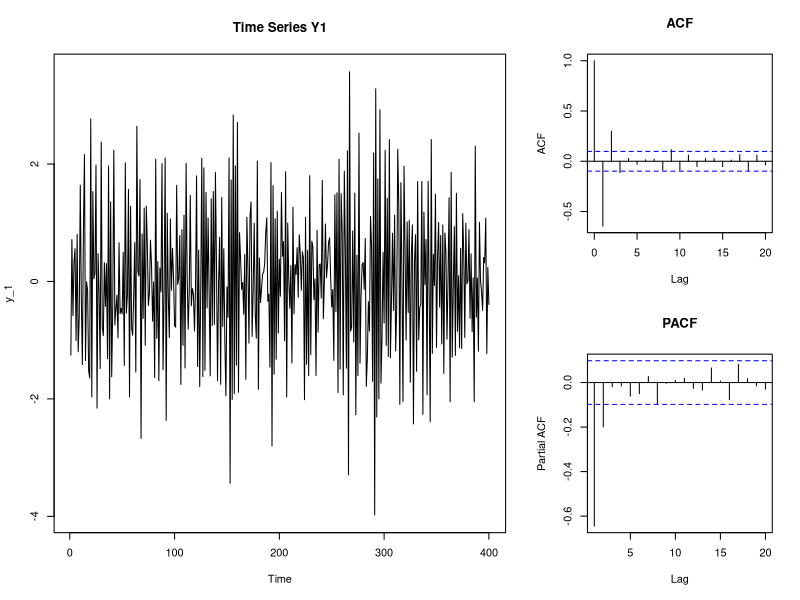
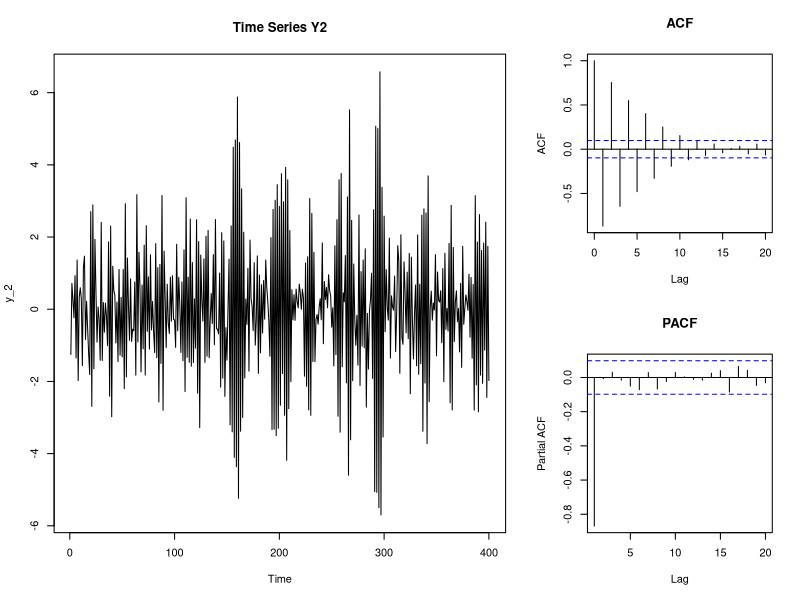
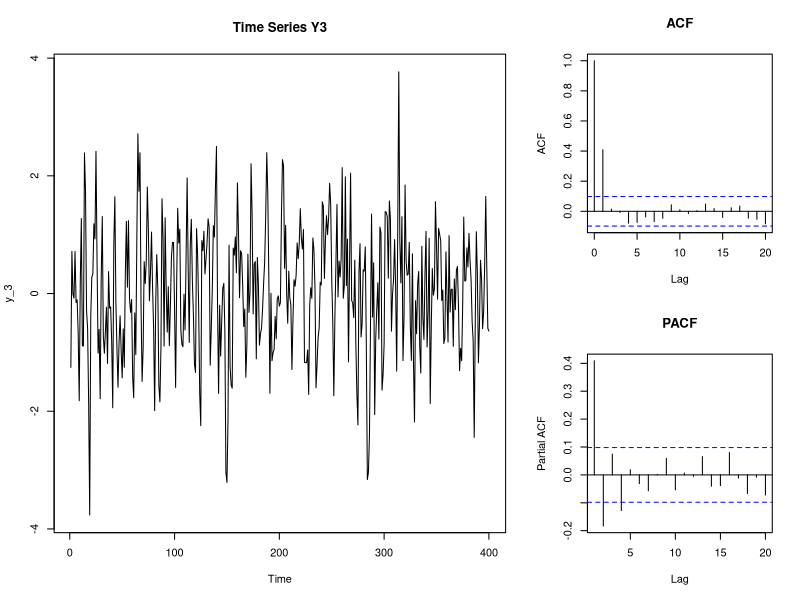
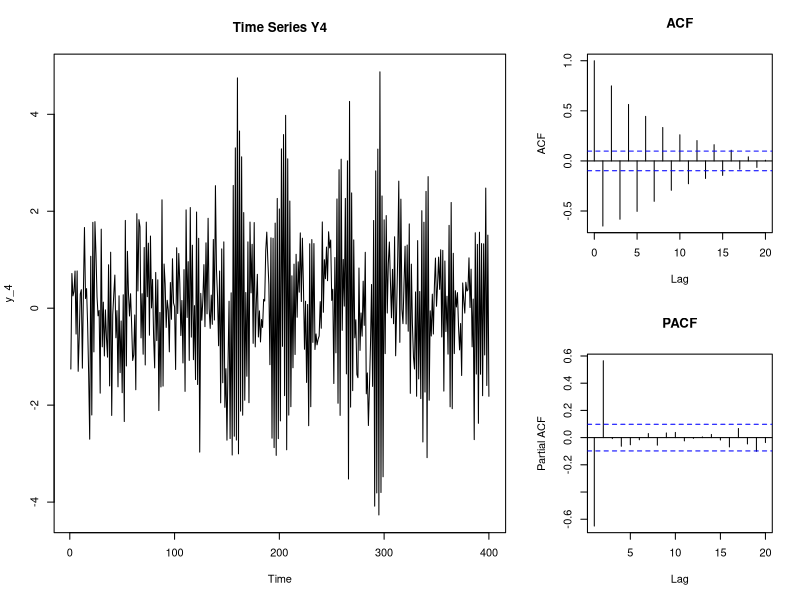
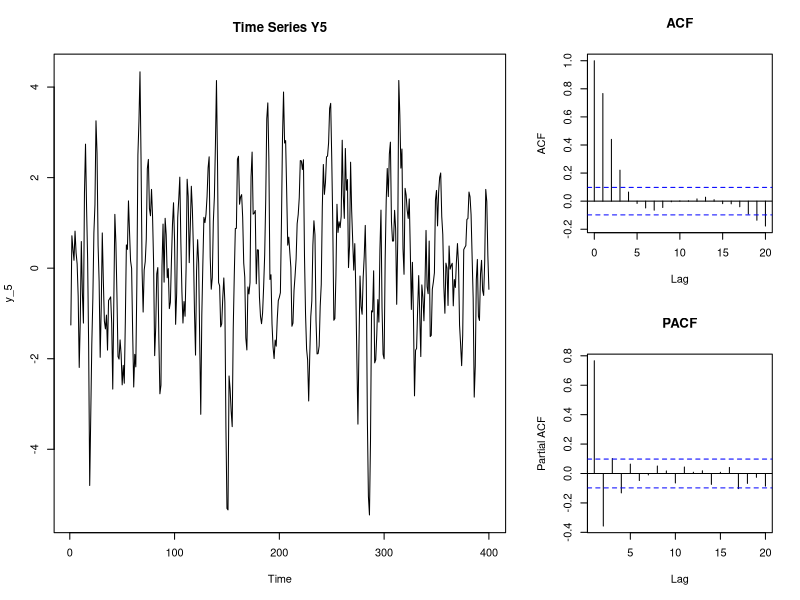
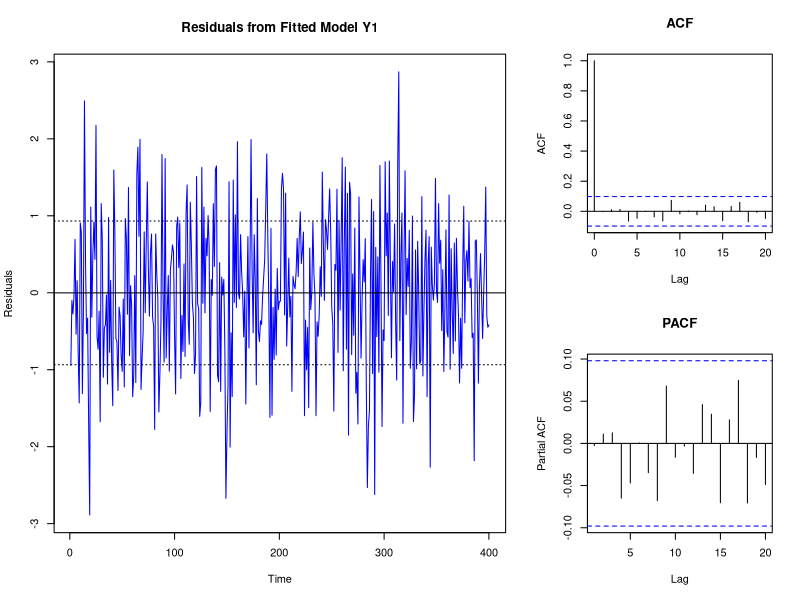
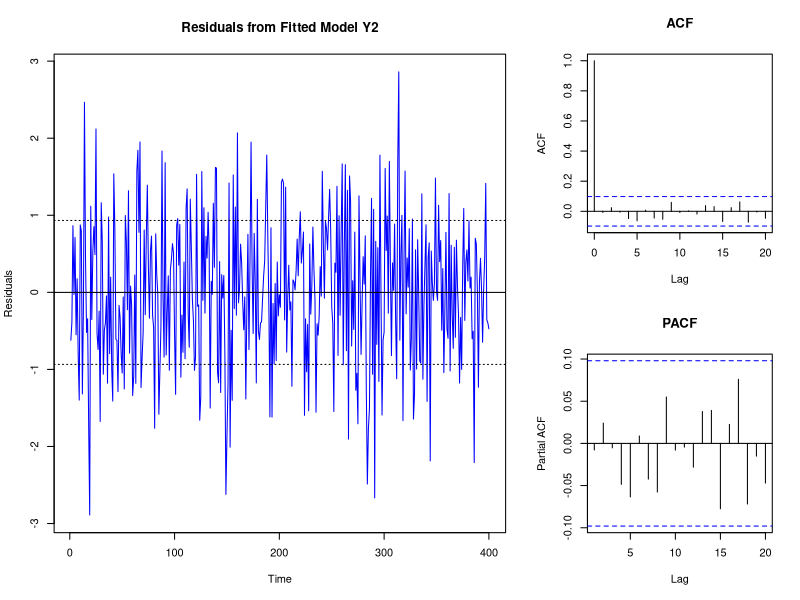
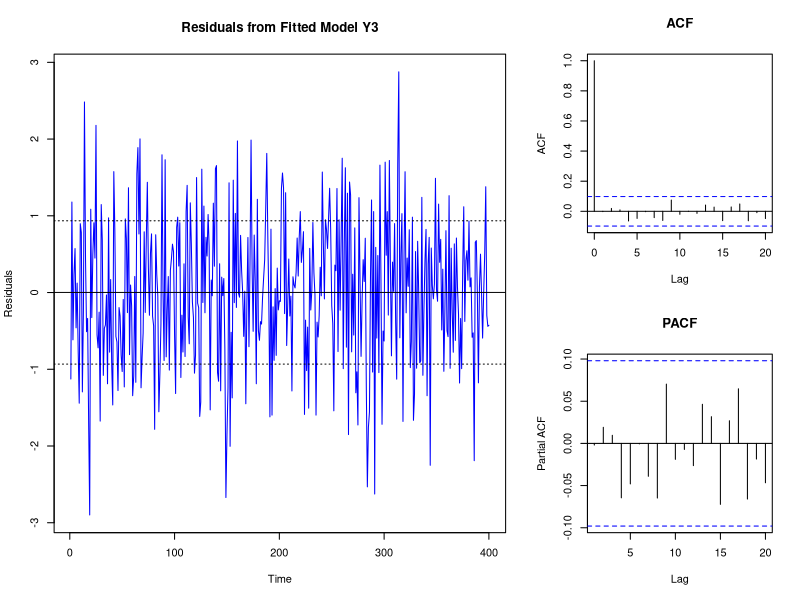

These figures' R source, in order:
# Note, please direct all questions regarding the R-code to Lucas Arnroth
# Lukas.Arnroth@statistik.uu.se room B341

# read data
dat <- read.csv("B3_HWA2.csv")


# we want 400, and leave 4 out for forecasting
datm <- dat[1:400, ] # subset 400 first rows of dat, include all columns
datf <- dat[401:404, ] # subset last 4 rows of dat, include all columns

# process 1-5
y_1 <- as.ts(datm[ , 3])
y_2 <- as.ts(datm[ , 4])
y_3 <- as.ts(datm[ , 5])
y_4 <- as.ts(datm[ , 6])
y_5 <- as.ts(datm[ , 7])

# Plots

## Y1 - ARMA(1,1)?
layout(matrix(c(1, 1, 2,
                1, 1, 3), nrow=2, byrow=TRUE)) 
ts.plot(y_1, main = "Time Series Y1") # time series plot
acf(y_1, lag.max = 20, type = "correlation", plot = T, main = "ACF") # ACF
acf(y_1, lag.max = 20, type = "partial", plot = T, main = "PACF") # PCAF
par(mfrow = c(1,1)) # set plot window to default

## Y2 - AR(1)
layout(matrix(c(1, 1, 2,
                1, 1, 3), nrow=2, byrow=TRUE)) 
ts.plot(y_2, main = "Time Series Y2") # time series plot
acf(y_2, lag.max = 20, type = "correlation", plot = T, main = "ACF") # ACF
acf(y_2, lag.max = 20, type = "partial", plot = T, main = "PACF") # PCAF
par(mfrow = c(1,1)) # set plot window to default

## Y3 - MA(2)
layout(matrix(c(1, 1, 2,
                1, 1, 3), nrow=2, byrow=TRUE)) 
ts.plot(y_3, main = "Time Series Y3") # time series plot
acf(y_3, lag.max = 20, type = "correlation", plot = T, main = "ACF") # ACF
acf(y_3, lag.max = 20, type = "partial", plot = T, main = "PACF") # PCAF
par(mfrow = c(1,1)) # set plot window to default

## Y4 - AR(2)
layout(matrix(c(1, 1, 2,
                1, 1, 3), nrow=2, byrow=TRUE)) 
ts.plot(y_4, main = "Time Series Y4") # time series plot
acf(y_4, lag.max = 20, type = "correlation", plot = T, main = "ACF") # ACF
acf(y_4, lag.max = 20, type = "partial", plot = T, main = "PACF") # PCAF
par(mfrow = c(1,1)) # set plot window to default

## Y5 - AR(1,1)?
layout(matrix(c(1, 1, 2,
                1, 1, 3), nrow=2, byrow=TRUE)) 
ts.plot(y_5, main = "Time Series Y5") # time series plot
acf(y_5, lag.max = 20, type = "correlation", plot = T, main = "ACF") # ACF
acf(y_5, lag.max = 20, type = "partial", plot = T, main = "PACF") # PCAF
par(mfrow = c(1,1)) # set plot window to default

## Estimation
E <- as.ts(datm$E)

## removing residuals from fitted model
### Y1
?arima
m1 <- arima(y_1, order = c(1, 0, 1))
summary(m1)
sigma2 <- m1$sigma2
E1 <- residuals(m1)

### Y2
?arima
m2 <- arima(y_2, order = c(1, 0 , 0))
summary(m2)
sigma2 <- m2$sigma2
E2 <- residuals(m2)

### Y3
?arima
m3 <- arima(y_3, order = c(0, 0 , 2))
summary(m3)
sigma2 <- m3$sigma2
E3 <- residuals(m3)

### Y4
?arima
m4 <- arima(y_4, order = c(2, 0 , 0))
summary(m4)
sigma2 <- m4$sigma2
E4 <- residuals(m4)

### Y5
?arima
m5 <- arima(y_5, order = c(1, 0 , 1))
summary(m5)
sigma2 <- m5$sigma2
E5 <- residuals(m5)

# Splitting plots again

## Y1
layout(matrix(c(1, 1, 2,
                1, 1, 3), nrow=2, byrow=TRUE)) 
ts.plot(E1, ylab = "Residuals", col = "blue", main = "Residuals from Fitted Model Y1")
abline(a = mean(E1), b = 0) # adds horizontal line with mean(E1) as intercept and 0 slope
abline(a = mean(E1) + sigma2, b = 0, lty="dotted") # same as above + sigma2
abline(a = mean(E1) - sigma2, b = 0, lty="dotted") # same as above - sigma2

acf(E1, lag.max = 20, type = "correlation", plot = T, main = "ACF") # ACF
acf(E1, lag.max = 20, type = "partial", plot = T, main = "PACF") # PCAF
par(mfrow = c(1,1)) # set plot window to default

## Y2
layout(matrix(c(1, 1, 2,
                1, 1, 3), nrow=2, byrow=TRUE)) 
ts.plot(E2, ylab = "Residuals", col = "blue", main = "Residuals from Fitted Model Y2")
abline(a = mean(E2), b = 0) # adds horizontal line with mean(E2) as intercept and 0 slope
abline(a = mean(E2) + sigma2, b = 0, lty="dotted") # same as above + sigma2
abline(a = mean(E2) - sigma2, b = 0, lty="dotted") # same as above - sigma2

acf(E2, lag.max = 20, type = "correlation", plot = T, main = "ACF") # ACF
acf(E2, lag.max = 20, type = "partial", plot = T, main = "PACF") # PCAF
par(mfrow = c(1,1)) # set plot window to default

## Y3
layout(matrix(c(1, 1, 2,
                1, 1, 3), nrow=2, byrow=TRUE)) 
ts.plot(E3, ylab = "Residuals", col = "blue", main = "Residuals from Fitted Model Y3")
abline(a = mean(E3), b = 0) # adds horizontal line with mean(E3) as intercept and 0 slope
abline(a = mean(E3) + sigma2, b = 0, lty="dotted") # same as above + sigma2
abline(a = mean(E3) - sigma2, b = 0, lty="dotted") # same as above - sigma2

acf(E3, lag.max = 20, type = "correlation", plot = T, main = "ACF") # ACF
acf(E3, lag.max = 20, type = "partial", plot = T, main = "PACF") # PCAF
par(mfrow = c(1,1)) # set plot window to default

## Y4
layout(matrix(c(1, 1, 2,
                1, 1, 3), nrow=2, byrow=TRUE)) 
ts.plot(E4, ylab = "Residuals", col = "blue", main = "Residuals from Fitted Model Y4")
abline(a = mean(E4), b = 0) # adds horizontal line with mean(E4) as intercept and 0 slope
abline(a = mean(E4) + sigma2, b = 0, lty="dotted") # same as above + sigma2
abline(a = mean(E4) - sigma2, b = 0, lty="dotted") # same as above - sigma2

acf(E4, lag.max = 20, type = "correlation", plot = T, main = "ACF") # ACF
acf(E4, lag.max = 20, type = "partial", plot = T, main = "PACF") # PCAF
par(mfrow = c(1,1)) # set plot window to default

## Y5
layout(matrix(c(1, 1, 2,
                1, 1, 3), nrow=2, byrow=TRUE)) 
ts.plot(E5, ylab = "Residuals", col = "blue", main = "Residuals from Fitted Model Y5")
abline(a = mean(E5), b = 0) # adds horizontal line with mean(E5) as intercept and 0 slope
abline(a = mean(E5) + sigma2, b = 0, lty="dotted") # same as above + sigma2
abline(a = mean(E5) - sigma2, b = 0, lty="dotted") # same as above - sigma2

acf(E5, lag.max = 20, type = "correlation", plot = T, main = "ACF") # ACF
acf(E5, lag.max = 20, type = "partial", plot = T, main = "PACF") # PCAF
par(mfrow = c(1,1)) # set plot window to default

### For testing auto correlations, why is t = 0 included? Not the case in 
# eviews. What does it mean? Check with Lars
e1_acf <- acf(E1, lag.max = 20, type = "correlation", plot = F) 
e2_acf <- acf(E2, lag.max = 20, type = "correlation", plot = F) 
e3_acf <- acf(E3, lag.max = 20, type = "correlation", plot = F) 
e4_acf <- acf(E4, lag.max = 20, type = "correlation", plot = F) 
e5_acf <- acf(E5, lag.max = 20, type = "correlation", plot = F) 


### Forecasting
# use the predict function. The object parameter is the model from before
# and n.ahead gives number of time periods to forecast
y_1_pred <- predict(object = m1, n.ahead = 4)
y_2_pred <- predict(object = m2, n.ahead = 4)
y_3_pred <- predict(object = m3, n.ahead = 4)
y_4_pred <- predict(object = m4, n.ahead = 4)
y_5_pred <- predict(object = m5, n.ahead = 4)

# we can submit more than one time series to the ts.plot() function. In this case
# i add, apart from  predicted y, predicty y +- se of prediction
ts.plot(y_1_pred$pred, y_1_pred$pred + y_1_pred$se, 
        y_1_pred$pred - y_1_pred$se, ylab = "Predicted Y", 
        main = expression(paste("Predicted ", Y['1'])), # we can use mathematical notation in r plots!
        lty=c(1:3),
        col = c("blue", "black", "black"))

# compare fitted and actual
ts.plot(datf$Y1, y_1_pred$pred, col = c("red", "blue"))
# x & y need to be adjusted manually. A good idea is to take min(x) and add 1 as x - coordinate
# and max y remove 1 as y coordinate. Then fine tune 
legend(x = 401, y = 2, legend = c("actual", "fitted"), col = c("red", "blue"), lty=c(1,1))

### need some measurements of the forecast
y1 <- as.vector(dat$Y1[401:404]) # no real need for these to be time series objects...
y1_hat <- as.vector(y_1_pred$pred) # ... so just store them as your plain vanilla vectors :)

# RMSEA
sqrt(mean((y1-y1_hat)^2))
# MAE 
mean(abs(y1-y1_hat))
# MAPE, not exactly sure whether n = 4 or 404 in the calculations
mape <- 0
for(i in 1:4) {
  mape <- mape + abs((y1[i] - y1_hat[i])/y1[i])
}
100*mean(abs((y1-y1_hat)/y1))
